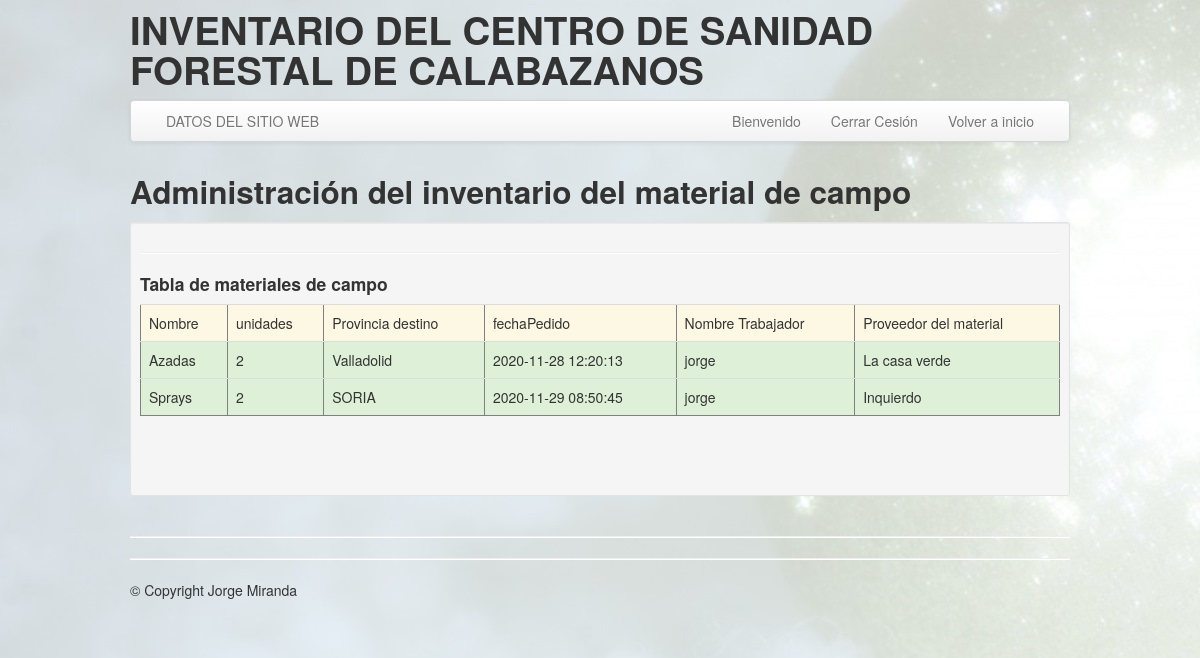
The app's page /logearse/Tablas/GastoMaterial.php with its own data.
### tables this page shows
CREATE TABLE `pedidos` (
  `idpedidos` int unsigned NOT NULL AUTO_INCREMENT,
  `unidades` int NOT NULL,
  `provinciaDestino` varchar(45) NOT NULL,
  `fechaPedido` datetime DEFAULT CURRENT_TIMESTAMP,
  `currelas_DNI` int NOT NULL,
  `Material_campo_idMaterial_campo` int DEFAULT NULL,
  PRIMARY KEY (`idpedidos`)
);

CREATE TABLE `material_campo` (
  `idMaterial_campo` int NOT NULL AUTO_INCREMENT,
  `nombre` varchar(45) NOT NULL,
  `descripcion` varchar(45) DEFAULT NULL,
  `unidades` int NOT NULL,
  `dedicacion` varchar(45) NOT NULL,
  `proveedor_Campo` varchar(45) NOT NULL,
  PRIMARY KEY (`idMaterial_campo`),
  UNIQUE KEY `idMaterial_campo_UNIQUE` (`idMaterial_campo`)
);

CREATE TABLE `currelas` (
  `DNI` int NOT NULL,
  `usuario` varchar(45) NOT NULL,
  `contrasenia` varchar(45) NOT NULL,
  `email` varchar(45) DEFAULT NULL,
  `nombre` varchar(45) DEFAULT NULL,
  `apellidos` varchar(45) DEFAULT NULL,
  `contraseniaAd` varchar(45) DEFAULT NULL,
  `puesto` varchar(45) DEFAULT NULL,
  `coche` varchar(3) DEFAULT NULL,
  `fecha_alta` date DEFAULT NULL,
  PRIMARY KEY (`DNI`),
  UNIQUE KEY `id_UNIQUE` (`DNI`)
);

### logearse/Tablas/GastoMaterial.php (the view, shortened to what this page needs)
<!DOCTYPE html>
<html lang="en">
<head>
    <link href="../bootstrap/css/bootstrap.min.css" rel="stylesheet" />
</head>
<body data-offset="40" background="../images/fondotot.jpg" style="background-attachment: fixed">
    <div class="container">
        <header class="header">
            <div class="row">
                <?php
                include("../include/cabecera.php");
                ?>
            </div>
        </header>
        <div class="navbar">
            <div class="navbar-inner">
                <div class="container">
                    <div class="nav-collapse">
                        <ul class="nav">
                            <li class=""><a href="admin.php">DATOS DEL SITIO WEB</a></li>
                        </ul>
                        <ul class="nav pull-right">
                            <li><a href="">Bienvenido <strong><?php echo $_SESSION['user']; ?></strong> </a></li>
                            <li><a href="../desconectar.php"> Cerrar Cesión </a></li>
                            <li><a href="../index2.php"> Volver a inicio </a></li>
                        </ul>
                    </div>
                </div>
            </div>
        </div>
        <div class="row">
            <div class="span12">
                <div class="caption">
                    <h2> Administración del inventario del material de campo</h2>
                    <div class="well well-small">
                        <hr class="soft" />
                        <h4>Tabla de materiales de campo</h4>
                        <div class="row-fluid">
                            <?php
                            require("../connect_db.php");
                            $sql = ("SELECT material_campo.nombre,  pedidos.unidades, pedidos.provinciaDestino, pedidos.fechaPedido, currelas.usuario, material_campo.proveedor_Campo
                            FROM calabazanos.pedidos, calabazanos.material_campo, calabazanos.currelas
                            WHERE pedidos.Material_campo_idMaterial_campo=material_campo.idMaterial_campo AND pedidos.currelas_DNI=currelas.DNI;");
                            $query = mysqli_query($mysqli, $sql);
                            echo "<table border='1'; class='table table-hover';>";
                            echo "<tr class='warning'>";
                            echo "<td>Nombre</td>";
                            echo "<td>unidades</td>";
                            echo "<td>Provincia destino</td>";
                            echo "<td>fechaPedido</td>";
                            echo "<td>Nombre Trabajador</td>";
                            echo "<td>Proveedor del material</td>";
                            echo "</tr>";
                            ?>
                            <?php
                            while ($arreglo = mysqli_fetch_array($query)) {
                                echo "<tr class='success'>";
                                echo "<td>$arreglo[0]</td>";
                                echo "<td>$arreglo[1]</td>";
                                echo "<td>$arreglo[2]</td>";
                                echo "<td>$arreglo[3]</td>";
                                echo "<td>$arreglo[4]</td>";
                                echo "<td>$arreglo[5]</td>";
                                echo "</tr>";
                            }
                            echo "</table>";
                            ?>
                            <div class="span8">
                            </div>
                        </div>
                        <br />
                    </div>
                </div>
            </div>
        </div>
        <hr class="soften" />
        <footer class="footer">
            <hr class="soften" />
            <p>&copy; Copyright Jorge Miranda <br /><br /></p>
        </footer>
    </div>
</body>
</html>

### records on screen
pedidos: material_campo.nombre "Azadas", unidades "2", provinciaDestino "Valladolid", fechaPedido "2020-11-28 12:20:13", currelas.usuario "jorge", material_campo.proveedor_Campo "La casa verde"
pedidos: material_campo.nombre "Sprays", unidades "2", provinciaDestino "SORIA", fechaPedido "2020-11-29 08:50:45", currelas.usuario "jorge", material_campo.proveedor_Campo "Inquierdo"
